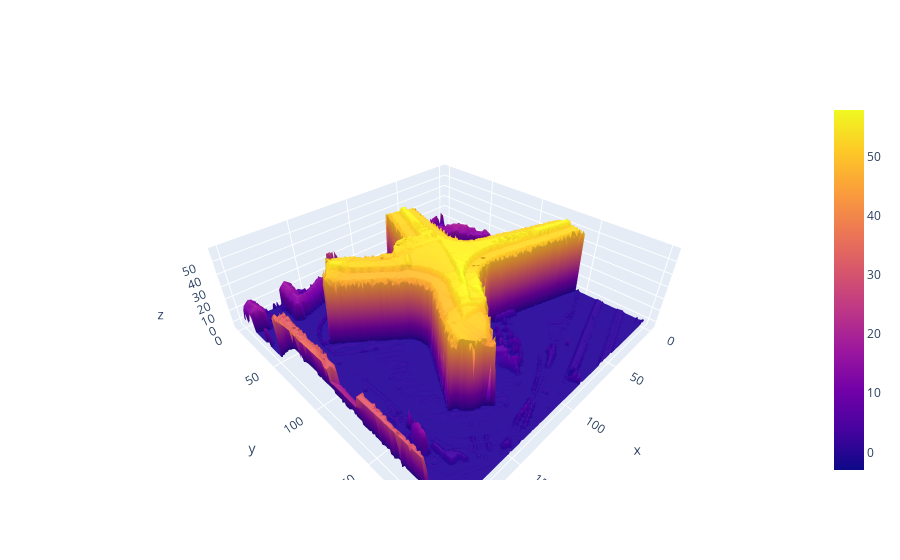

The code cell stored with this chart in its notebook:
### Code cell
plot = plot_window(X_31370,Y_31370)

### Figure 1 — Plotly figure (JSON) as saved in the notebook; plotly's stock layout.template omitted (floating-point values rounded to 4 significant figures; data arrays with more than 128 entries replaced by an {"elided": "..."} marker saying what was removed)
{"data": [{"type": "surface", "z": {"elided": "200x200 float values"}}], "layout": {}}
